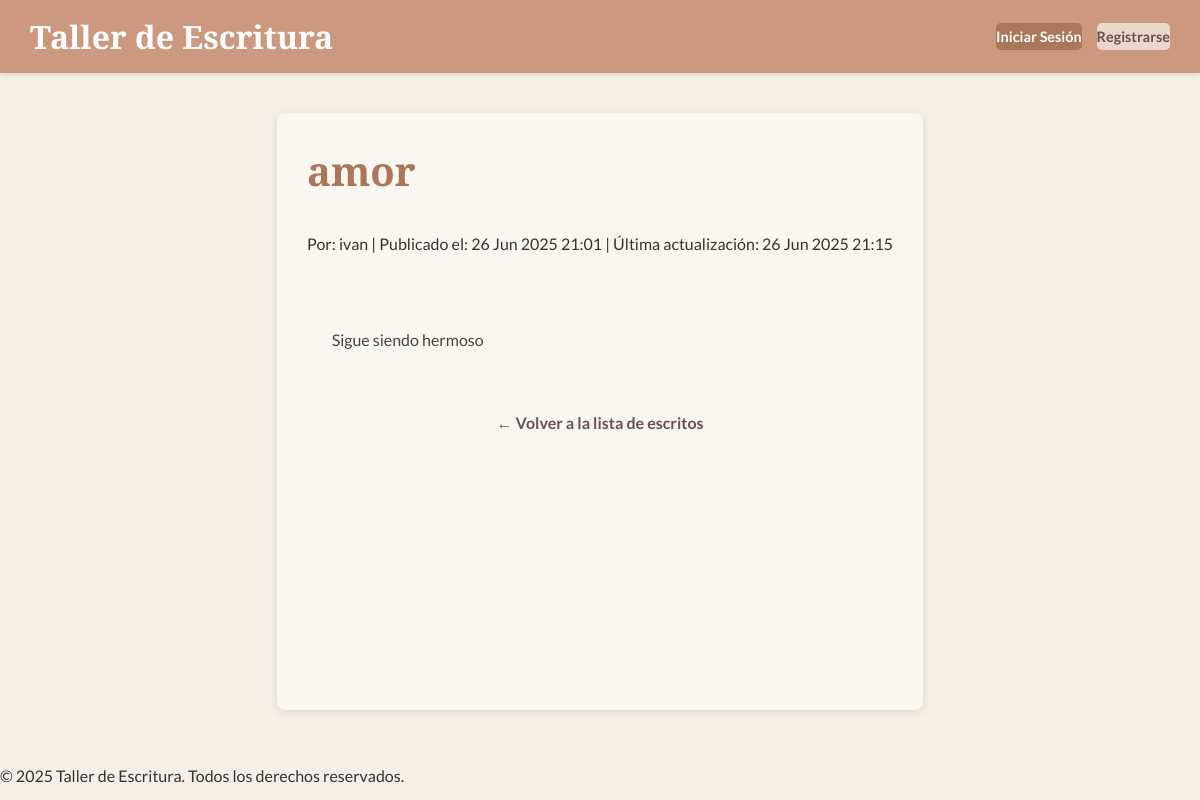
/escritura/2/, run on an earlier commit of the app's database.
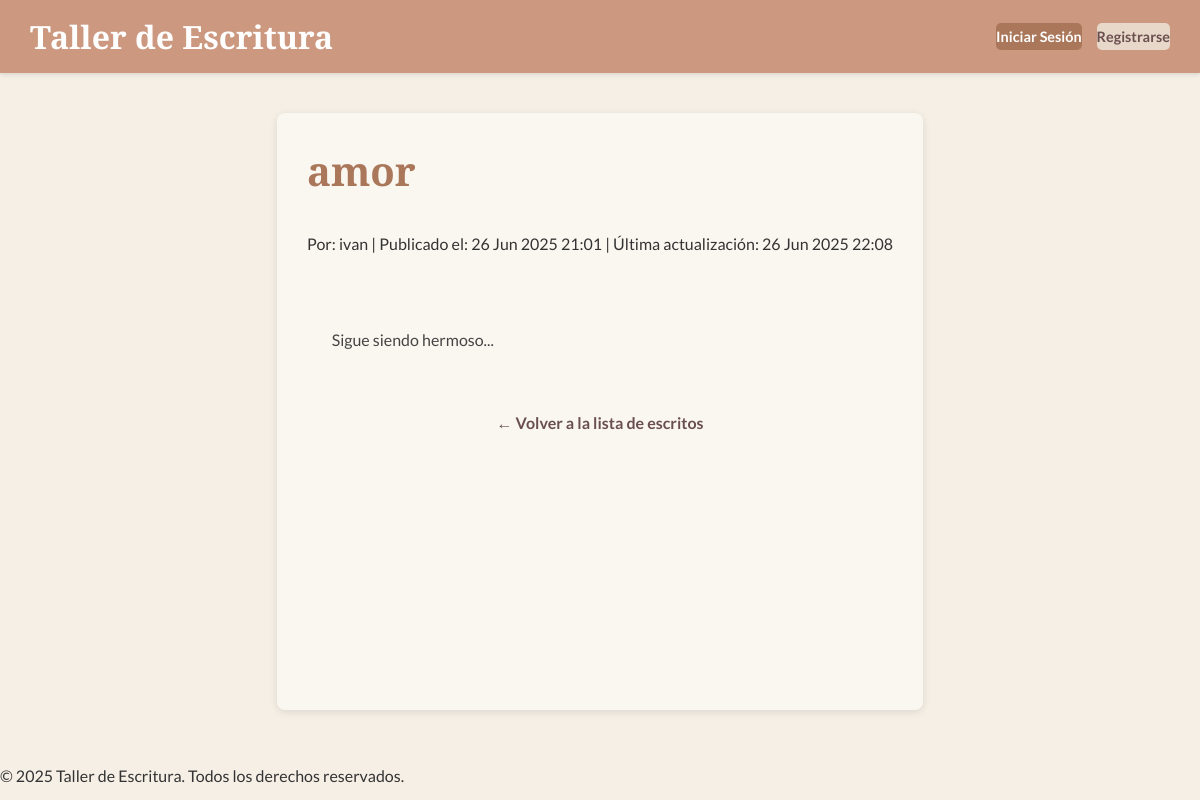
And on a later commit of the database.
### escritura/models.py (models this page shows, shortened)
class Escrito(models.Model):
    ESTADO_CHOICES = [
        ('BORRADOR', 'Borrador'),
        ('PRIVADO', 'Privado'),
        ('PUBLICO', 'Público'),
    ]
    autor = models.ForeignKey(User, on_delete=models.CASCADE, related_name='escritos')
    titulo = models.CharField(max_length=200)
    contenido = RichTextUploadingField() # MODIFICADO: Usa RichTextUploadingField para permitir subir archivos
    fecha_creacion = models.DateTimeField(auto_now_add=True)
    fecha_actualizacion = models.DateTimeField(auto_now=True)
    estado = models.CharField(max_length=10, choices=ESTADO_CHOICES, default='BORRADOR')
    class Meta:
        ordering = ['-fecha_creacion']
        verbose_name = "Escrito"
        verbose_name_plural = "Escritos"

### escritura/views.py (the view)
# urls.py: path('<int:pk>/', views.DetalleEscrito.as_view(), name='detalle_escrito'),
class DetalleEscrito(DetailView):
    model = Escrito  # Le decimos a DetailView qué modelo debe usar.
    template_name = 'escritura/detalle_escrito.html' # Ruta a la plantilla para mostrar el detalle.
    context_object_name = 'escrito' # Nombre de la variable que contendrá el objeto en la plantilla.
    def get_queryset(self):
        return Escrito.objects.filter(estado='PUBLICO')

### escritura/templates/escritura/detalle_escrito.html (shortened to what this page needs)
{% extends 'base.html' %}
{% block content %}
    <div class="header-section">
        <h1 class="page-title">{{ escrito.titulo }}</h1>
    </div>
    <p class="meta-info">
        Por: {{ escrito.autor.username }} |
        Publicado el: {{ escrito.fecha_creacion|date:"d M Y H:i" }} |
        Última actualización: {{ escrito.fecha_actualizacion|date:"d M Y H:i" }}
    </p>
    <div class="content">
        {{ escrito.contenido|safe }}
    </div>
    <a href="{% url 'escritura:lista_escritos' %}" class="back-link">← Volver a la lista de escritos</a>
{% endblock %}

What changed in the data, as far as the page shows it:
changed Escrito "amor": fecha_actualizacion "26 Jun 2025 21:15" → "26 Jun 2025 22:08"; contenido "Sigue siendo hermoso" → "Sigue siendo hermoso..."
